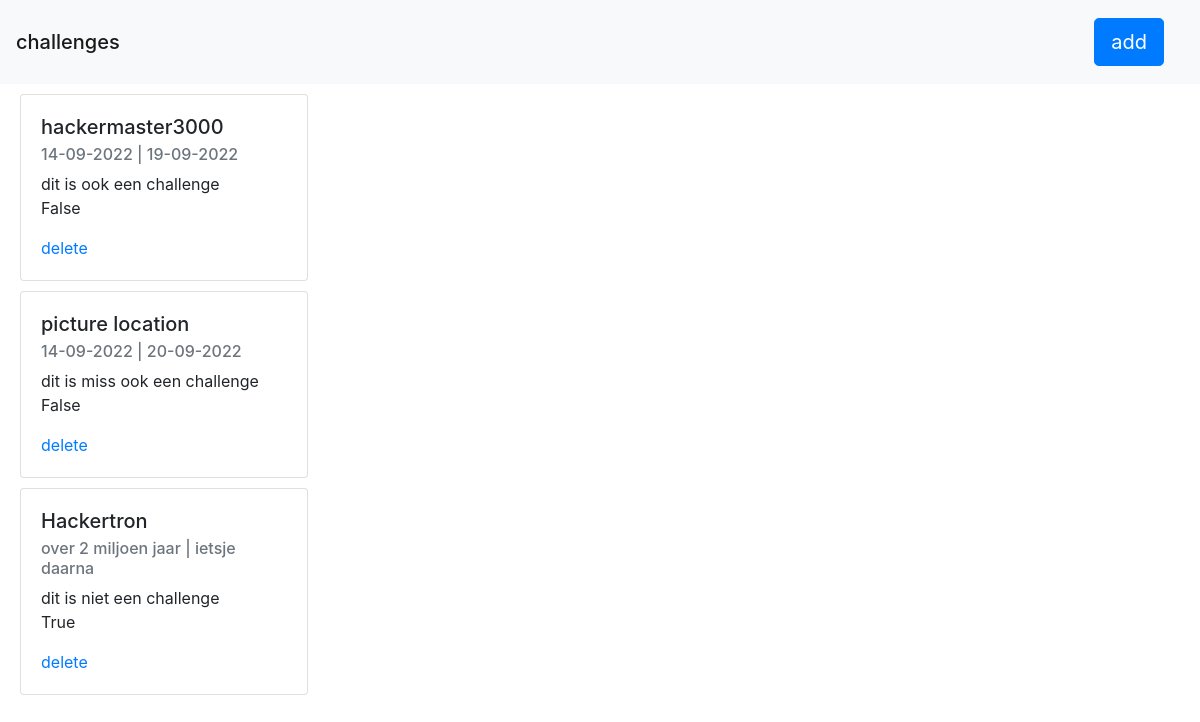
The page / on the database its author committed.
### tables this page shows
CREATE TABLE "challenges"
(
    id          INTEGER
        primary key autoincrement,
    name        TEXT               not null,
    description TEXT               not null,
    start_date  TEXT               not null,
    end_date    TEXT               not null,
    done        TEXT default FALSE not null
);

### application.py (the view)
@app.route("/")
def hello_world():
    database = db.get_db()
    challenges = database.execute(
        'select * from challenges'
    ).fetchall()
    for challenge in challenges:
        print(challenge['name'])
    return render_template('hello.html', challenges=challenges)

### db.py (called while the page is built)
def get_db():
    if 'db' not in g:
        g.db = sqlite3.connect("flaskr.sqlite")
        g.db.row_factory = sqlite3.Row
    return g.db

### templates/hello.html (shortened to what this page needs)
<!DOCTYPE html>
<html lang="en">
<head>
    <link rel="stylesheet" href="https://cdn.jsdelivr.net/npm/bootstrap@4.0.0/dist/css/bootstrap.min.css">
</head>
<body>
<nav class="navbar navbar-light bg-light">
  <span class="navbar-brand mb-0 h1">challenges</span>
    <a href="/add" role="button" class="btn btn-primary btn-lg" style="margin: 10px 20px; float: right">add</a>
</nav>
{% for challenge in challenges %}
    <div class="card" style="width: 18rem; margin: 10px 20px">
      <div class="card-body">
        <h5 class="card-title">{{ challenge['name'] }}</h5>
        <h6 class="card-subtitle mb-2 text-muted">{{ challenge['start_date'] }} | {{ challenge['end_date'] }}</h6>
        <p class="card-text">{{ challenge['description'] }} <br> {{ challenge['done'] }}</p>
        <a href="/delete/{{ challenge['id'] }}" class="card-link">delete</a>
      </div>
    </div>
{% endfor %}
</body>
</html>

### rows shown on the page
challenges: name "hackermaster3000", start_date "14-09-2022", end_date "19-09-2022", description "dit is ook een challenge", done "False"
challenges: name "picture location", start_date "14-09-2022", end_date "20-09-2022", description "dit is miss ook een challenge", done "False"
challenges: name "Hackertron", start_date "over 2 miljoen jaar", end_date "ietsje daarna", description "dit is niet een challenge", done "True"
